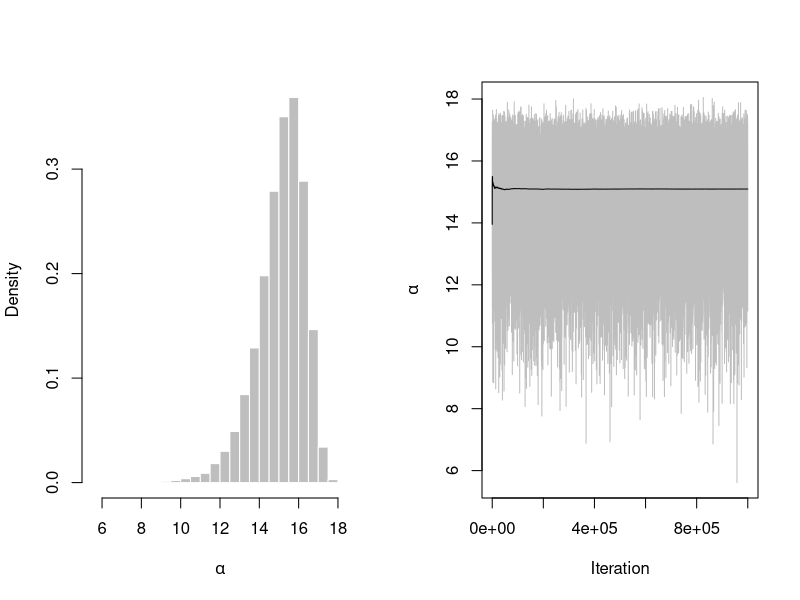
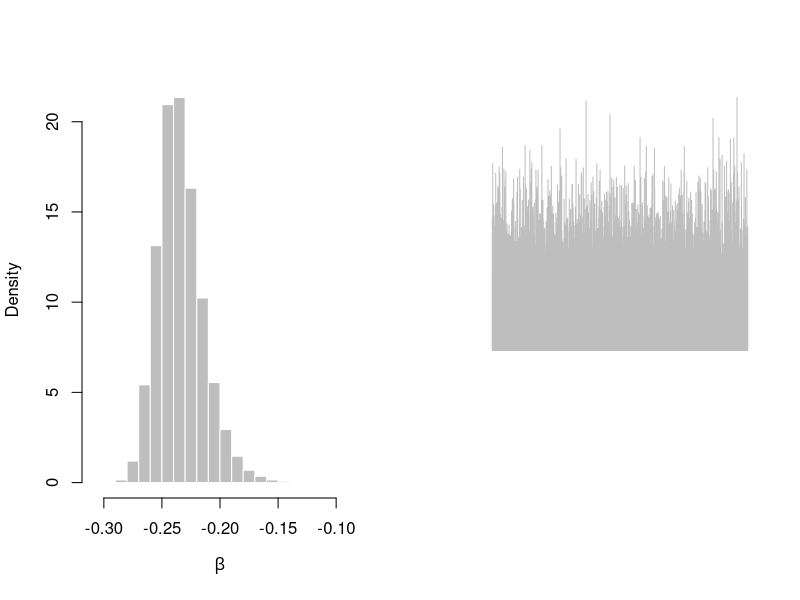

The R script that drew these images, in order: (Note: a time limit stopped this script after it produced the figures.)
#!/usr/bin/R

# Bayesian Analysis
## O-ring Challenger Data { .selectable }

  

failure <- c(1, 1, 1, 1, 0, 0, 0, 0, 0, 0, 0, 0, 1, 1, 
             0, 0, 0, 1, 0, 0, 0, 0, 0)
temperature <- c(53, 57, 58, 63, 66, 67, 67, 67, 68, 
                 69, 70, 70, 70, 70, 72, 73, 75, 75,
                 76, 76, 78, 79, 81)

df = data.frame(failure, temperature)
head(df)


## O-ring Challenger Data { .selectable }
#The frequentist logistic regression

fit = glm(formula = failure ~ temperature, data = df, 
          family = binomial(link = "logit"))

summary(fit)



## O-ring Challenger Data { .selectable }
## Output from ML estimation from Logistic Regression
## MLEs make great starting valules
a.mle <- as.numeric(fit$coefficients[1])
b.mle <- as.numeric(fit$coefficients[2])
var.a.mle <- summary(fit)$cov.scaled[1, 1]
var.b.mle <- summary(fit)$cov.scaled[2, 2]

b.hyper <- exp(a.mle + 0.577216) ## hyper parameter
## 0.577216 is "Euler’s constant"


## Let's set up the posterior and proposal distributions


## setting up functions

# Posterior distribution
dPosterior <- function(theta, y = failure, x = temperature){
## density of Y is binomial/bernoulli
a <- theta[1]
b <- theta[2]
p <- 1 - 1 / (1 + exp(a + b * x)) ## logistic CDF
lik <- exp(sum(dbinom(y, size=1, prob=p, log=TRUE)))
dprior <- exp(a) * exp(-exp(a) / b.hyper) * 1/b.hyper ## density of prior
return(lik * dprior)
}




## O-ring Challenger Data { .selectable }


# Proposal distribution (independent proposal, so "theta0" is not used)
dProposal <- function(theta){
## ignore theta0
a <- theta[1]
b <- theta[2]
# a <- log(rexp(1, 1 / b.hyper)) ## remember, log for computational purposes
# try: exp(rexp(1, 1/b.hyper)) ## Inf
pr1 <- exp(a) * exp(-exp(a) / b.hyper) * 1/b.hyper
pr2 <- dnorm(b, b.mle, sqrt(var.b.mle))
return(pr1 * pr2)
}



## O-ring Challenger Data { .selectable }


rProposal <- function(theta0){
## independent proposals for a and b
#a <- log(rexp(1, 1 / b.hyper))
a <- log(rexp(1, 1 / b.hyper)) ## log for computational purposes
b <- rnorm(1, b.mle, sqrt(var.b.mle))
return(c(a, b))
}



## Metropolis-Hastings set up to run
# Run Metropolis-Hastings
N = 1000000
BurnIn =  5000




start <- Sys.time()

## x0: initializing values for MH algorithm
## f: the pdf of posterior; target distribution
## dProposal: the pdf of the proposal distribution
## rProposal: the random number gen for proposal
## N: Number of samples needed
## BurnIn: Number of burn in samples
## function generates N+B samples then drops B
x0 <- c(a.mle, b.mle)
x <- matrix(NA, nrow = N + BurnIn, ncol = length(x0)) ## empty matrix
fx <- rep(NA, N + BurnIn)
x[1,] <- x0 ## add the initializing values
fx[1] <- dPosterior(x0) ## initiate the M-H algorithm
accept <- 0 ## counter for acceptance

for(i in 2:(N + BurnIn)){
u <- rProposal(x[i-1,])
fu <- dPosterior(u)
## use log values for computational purposes
r <- log(fu) + log(dProposal(x[i-1,])) - log(fx[i-1]) - log(dProposal(u))
Rho <- min(exp(r), 1)
if(runif(1) <= Rho){
accept <- accept + 1 ## update counter
x[i,] <- u
fx[i] <- fu
} else {
x[i,] <- x[i-1,]
fx[i] <- fx[i-1]
}
}



print("acceptance rate: ")
print(accept/(N+BurnIn))

MH.Results <- x[-(1:BurnIn), ]
alphaMH <- MH.Results[,1]
betaMH <- MH.Results[,2]


summary(MH.Results) ## summary of parameters



end <- Sys.time()
print(paste("start: ", start))
print(paste("end: ", end))
print(paste("Total Time to run MH:", (end-start)))




par(mfrow = c(1,2))
hist(alphaMH, freq=FALSE, col="gray", border="white", xlab=expression(alpha), main = "")
plot(alphaMH, type="l", col="gray", xlab="Iteration", ylab=expression(alpha), main = "")
lines(1:N, cumsum(alphaMH) / (1:N))


par(mfrow = c(1,2))
hist(betaMH, freq=FALSE, col="gray", border="white", xlab=expression(beta), main = "")
plot(betaMH, type="l", col="gray", xlab="Iteration", ylab=expression(beta), main = "")
lines(1:N, cumsum(betaMH)/(1:N))
